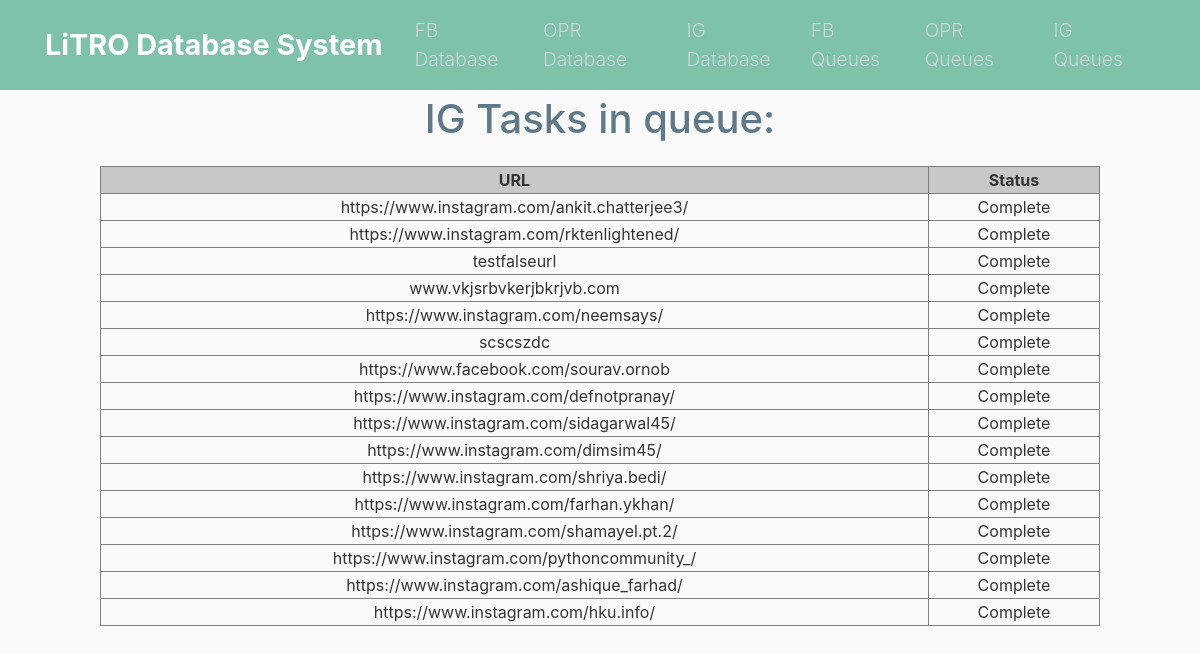
The page /IG/TQ on the database its author committed.
### server/models/IG_Queue.py (models this page shows, shortened)
class IG_Queue(db.Model):  # object to store data about the tasks in queue for facebook scraping
    id = db.Column(db.Integer, primary_key=True)
    url = db.Column(db.String(500), nullable=False)
    status = db.Column(db.String(10), nullable=False)

### server/ig_queue.py (the view)
@app.route('/IG/TQ')  # for geting task queues
def get_IGqueues():
    queues = IG_Queue.query.all()
    all_queues = []
    for each in queues:
        queue_data = {'URL': each.url, 'status': each.status}
        all_queues.append(queue_data)
    logmaker.logger.info(f"Printing all IG queues by GET request.")
    return render_template('getIGqueues.html', outputs=all_queues)

### server/templates/getIGqueues.html (shortened to what this page needs)
<!DOCTYPE html>
<html lang="en">
  <head>
    <link rel="stylesheet" href="https://maxcdn.bootstrapcdn.com/bootstrap/4.0.0/css/bootstrap.min.css">
    <link rel="stylesheet" type="text/css" href="{{ url_for('static', filename='main.css') }}">
  </head>
  <body>
    <header class="site-header">
      <nav class="navbar navbar-expand-md navbar-dark bg-steel fixed-top">
        <div class="container">
          <a class="navbar-brand mr-4" href="/">LiTRO Database System</a>
          <div class="collapse navbar-collapse" id="navbarToggle">
            <div class="navbar-nav mr-auto">
              <a class="nav-item nav-link" href="/FB">FB Database</a>
              <a class="nav-item nav-link" href="/OPR">OPR Database</a>
              <a class="nav-item nav-link" href="/IG">IG Database</a>
            </div>
            <div class="navbar-nav">
              <a class="nav-item nav-link" href="/FB/TQ">FB Queues</a>
              <a class="nav-item nav-link" href="/OPR/TQ">OPR Queues</a>
              <a class="nav-item nav-link" href="/IG/TQ">IG Queues</a>
            </div>
          </div>
        </div>
      </nav>
    </header>
    <h1 style="text-align: center" class="heading-tag">IG Tasks in queue:</h1>
    <table border="1" width="1000px" style="text-align: center; margin: auto">
      <tr>
        <th style="background-color: #c8c8c8">URL</th>
        <th style="background-color: #c8c8c8">Status</th>
      </tr>
      {% for each in outputs %}
      <tr width="50px">
        <td>{{ each.URL }}</td>
        <td>{{ each.status }}</td>
      </tr>
      {% endfor %}
    </table>
  </body>
</html>

### static/main.css (style rules this page uses)
body { background: #fafafa; color: #333333; margin-top: 5rem; }
h1, h2, h3, h4, h5, h6 { color: #444444; }
.bg-steel { background-color: #5f788a; }
.site-header .navbar-nav .nav-link { color: #cbd5db; }
.navbar-brand { font-size: 1.8rem; font-weight: bold; }
.navbar { background-color: #7EC2AA; }
.nav-link { font-weight: 300; font-size: 1.2rem; }
.heading-tag { color: #5f788a; padding: 15px; }

### rows shown on the page
IG_Queue: URL "https://www.instagram.com/ankit.chatterjee3/", status "Complete"
IG_Queue: URL "https://www.instagram.com/rktenlightened/", status "Complete"
IG_Queue: URL "testfalseurl", status "Complete"
IG_Queue: URL "www.vkjsrbvkerjbkrjvb.com", status "Complete"
IG_Queue: URL "https://www.instagram.com/neemsays/", status "Complete"
IG_Queue: URL "scscszdc", status "Complete"
IG_Queue: URL "https://www.facebook.com/sourav.ornob", status "Complete"
IG_Queue: URL "https://www.instagram.com/defnotpranay/", status "Complete"
IG_Queue: URL "https://www.instagram.com/sidagarwal45/", status "Complete"
IG_Queue: URL "https://www.instagram.com/dimsim45/", status "Complete"
IG_Queue: URL "https://www.instagram.com/shriya.bedi/", status "Complete"
IG_Queue: URL "https://www.instagram.com/farhan.ykhan/", status "Complete"
IG_Queue: URL "https://www.instagram.com/shamayel.pt.2/", status "Complete"
IG_Queue: URL "https://www.instagram.com/pythoncommunity_/", status "Complete"
IG_Queue: URL "https://www.instagram.com/ashique_farhad/", status "Complete"
IG_Queue: URL "https://www.instagram.com/hku.info/", status "Complete"
